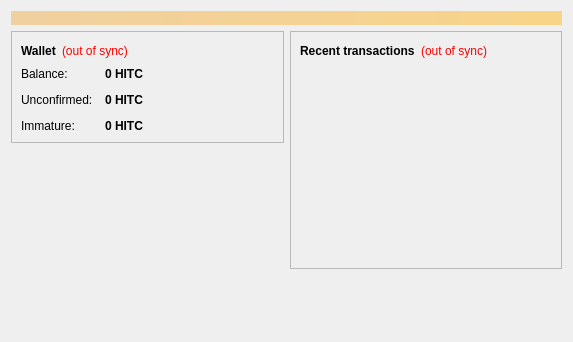
<?xml version="1.0" encoding="UTF-8"?>
<ui version="4.0">
 <class>OverviewPage</class>
 <widget class="QWidget" name="OverviewPage">
  <property name="geometry">
   <rect>
    <x>0</x>
    <y>0</y>
    <width>573</width>
    <height>342</height>
   </rect>
  </property>
  <property name="windowTitle">
   <string>Form</string>
  </property>
  <layout class="QVBoxLayout" name="topLayout">
   <item>
    <widget class="QLabel" name="labelAlerts">
     <property name="visible">
      <bool>false</bool>
     </property>
     <property name="styleSheet">
      <string notr="true">background-color: qlineargradient(x1: 0, y1: 0, x2: 1, y2: 0, stop:0 #F0D0A0, stop:1 #F8D488); color:#000000;</string>
     </property>
     <property name="wordWrap">
      <bool>true</bool>
     </property>
     <property name="margin">
      <number>3</number>
     </property>
    </widget>
   </item>
   <item>
    <layout class="QHBoxLayout" name="horizontalLayout" stretch="1,1">
     <item>
      <layout class="QVBoxLayout" name="verticalLayout_2">
       <item>
        <widget class="QFrame" name="frame">
         <property name="frameShape">
          <enum>QFrame::StyledPanel</enum>
         </property>
         <property name="frameShadow">
          <enum>QFrame::Raised</enum>
         </property>
         <layout class="QVBoxLayout" name="verticalLayout_4">
          <item>
           <layout class="QHBoxLayout" name="horizontalLayout_4">
            <item>
             <widget class="QLabel" name="label_5">
              <property name="font">
               <font>
                <weight>75</weight>
                <bold>true</bold>
               </font>
              </property>
              <property name="text">
               <string>Wallet</string>
              </property>
             </widget>
            </item>
            <item>
             <widget class="QLabel" name="labelWalletStatus">
              <property name="toolTip">
               <string>The displayed information may be out of date. Your wallet automatically synchronizes with the Hitacoin network after a connection is established, but this process has not completed yet.</string>
              </property>
              <property name="styleSheet">
               <string notr="true">QLabel { color: red; }</string>
              </property>
              <property name="text">
               <string notr="true">(out of sync)</string>
              </property>
              <property name="alignment">
               <set>Qt::AlignLeading|Qt::AlignLeft|Qt::AlignVCenter</set>
              </property>
             </widget>
            </item>
            <item>
             <spacer name="horizontalSpacer_2">
              <property name="orientation">
               <enum>Qt::Horizontal</enum>
              </property>
              <property name="sizeHint" stdset="0">
               <size>
                <width>40</width>
                <height>20</height>
               </size>
              </property>
             </spacer>
            </item>
           </layout>
          </item>
          <item>
           <layout class="QFormLayout" name="formLayout_2">
            <property name="fieldGrowthPolicy">
             <enum>QFormLayout::AllNonFixedFieldsGrow</enum>
            </property>
            <property name="horizontalSpacing">
             <number>12</number>
            </property>
            <property name="verticalSpacing">
             <number>12</number>
            </property>
            <item row="0" column="0">
             <widget class="QLabel" name="label">
              <property name="text">
               <string>Balance:</string>
              </property>
             </widget>
            </item>
            <item row="0" column="1">
             <widget class="QLabel" name="labelBalance">
              <property name="font">
               <font>
                <weight>75</weight>
                <bold>true</bold>
               </font>
              </property>
              <property name="cursor">
               <cursorShape>IBeamCursor</cursorShape>
              </property>
              <property name="toolTip">
               <string>Your current balance</string>
              </property>
              <property name="text">
               <string notr="true">0 HITC</string>
              </property>
              <property name="textInteractionFlags">
               <set>Qt::LinksAccessibleByMouse|Qt::TextSelectableByKeyboard|Qt::TextSelectableByMouse</set>
              </property>
             </widget>
            </item>
            <item row="1" column="0">
             <widget class="QLabel" name="label_3">
              <property name="text">
               <string>Unconfirmed:</string>
              </property>
             </widget>
            </item>
            <item row="1" column="1">
             <widget class="QLabel" name="labelUnconfirmed">
              <property name="font">
               <font>
                <weight>75</weight>
                <bold>true</bold>
               </font>
              </property>
              <property name="cursor">
               <cursorShape>IBeamCursor</cursorShape>
              </property>
              <property name="toolTip">
               <string>Total of transactions that have yet to be confirmed, and do not yet count toward the current balance</string>
              </property>
              <property name="text">
               <string notr="true">0 HITC</string>
              </property>
              <property name="textInteractionFlags">
               <set>Qt::LinksAccessibleByMouse|Qt::TextSelectableByKeyboard|Qt::TextSelectableByMouse</set>
              </property>
             </widget>
            </item>
            <item row="2" column="0">
             <widget class="QLabel" name="labelImmatureText">
              <property name="text">
               <string>Immature:</string>
              </property>
             </widget>
            </item>
            <item row="2" column="1">
             <widget class="QLabel" name="labelImmature">
              <property name="font">
               <font>
                <weight>75</weight>
                <bold>true</bold>
               </font>
              </property>
              <property name="toolTip">
               <string>Mined balance that has not yet matured</string>
              </property>
              <property name="text">
               <string notr="true">0 HITC</string>
              </property>
              <property name="textInteractionFlags">
               <set>Qt::LinksAccessibleByMouse|Qt::TextSelectableByKeyboard|Qt::TextSelectableByMouse</set>
              </property>
             </widget>
            </item>
           </layout>
          </item>
         </layout>
        </widget>
       </item>
       <item>
        <spacer name="verticalSpacer">
         <property name="orientation">
          <enum>Qt::Vertical</enum>
         </property>
         <property name="sizeHint" stdset="0">
          <size>
           <width>20</width>
           <height>40</height>
          </size>
         </property>
        </spacer>
       </item>
      </layout>
     </item>
     <item>
      <layout class="QVBoxLayout" name="verticalLayout_3">
       <item>
        <widget class="QFrame" name="frame_2">
         <property name="frameShape">
          <enum>QFrame::StyledPanel</enum>
         </property>
         <property name="frameShadow">
          <enum>QFrame::Raised</enum>
         </property>
         <layout class="QVBoxLayout" name="verticalLayout">
          <item>
           <layout class="QHBoxLayout" name="horizontalLayout_2">
            <item>
             <widget class="QLabel" name="label_4">
              <property name="text">
               <string>&lt;b&gt;Recent transactions&lt;/b&gt;</string>
              </property>
             </widget>
            </item>
            <item>
             <widget class="QLabel" name="labelTransactionsStatus">
              <property name="toolTip">
               <string>The displayed information may be out of date. Your wallet automatically synchronizes with the Hitacoin network after a connection is established, but this process has not completed yet.</string>
              </property>
              <property name="styleSheet">
               <string notr="true">QLabel { color: red; }</string>
              </property>
              <property name="text">
               <string notr="true">(out of sync)</string>
              </property>
              <property name="alignment">
               <set>Qt::AlignRight|Qt::AlignTrailing|Qt::AlignVCenter</set>
              </property>
             </widget>
            </item>
            <item>
             <spacer name="horizontalSpacer">
              <property name="orientation">
               <enum>Qt::Horizontal</enum>
              </property>
              <property name="sizeHint" stdset="0">
               <size>
                <width>40</width>
                <height>20</height>
               </size>
              </property>
             </spacer>
            </item>
           </layout>
          </item>
          <item>
           <widget class="QListView" name="listTransactions">
            <property name="styleSheet">
             <string notr="true">QListView { background: transparent; }</string>
            </property>
            <property name="frameShape">
             <enum>QFrame::NoFrame</enum>
            </property>
            <property name="verticalScrollBarPolicy">
             <enum>Qt::ScrollBarAlwaysOff</enum>
            </property>
            <property name="horizontalScrollBarPolicy">
             <enum>Qt::ScrollBarAlwaysOff</enum>
            </property>
            <property name="selectionMode">
             <enum>QAbstractItemView::NoSelection</enum>
            </property>
           </widget>
          </item>
         </layout>
        </widget>
       </item>
       <item>
        <spacer name="verticalSpacer_2">
         <property name="orientation">
          <enum>Qt::Vertical</enum>
         </property>
         <property name="sizeHint" stdset="0">
          <size>
           <width>20</width>
           <height>40</height>
          </size>
         </property>
        </spacer>
       </item>
      </layout>
     </item>
    </layout>
   </item>
  </layout>
 </widget>
 <resources/>
 <connections/>
</ui>
